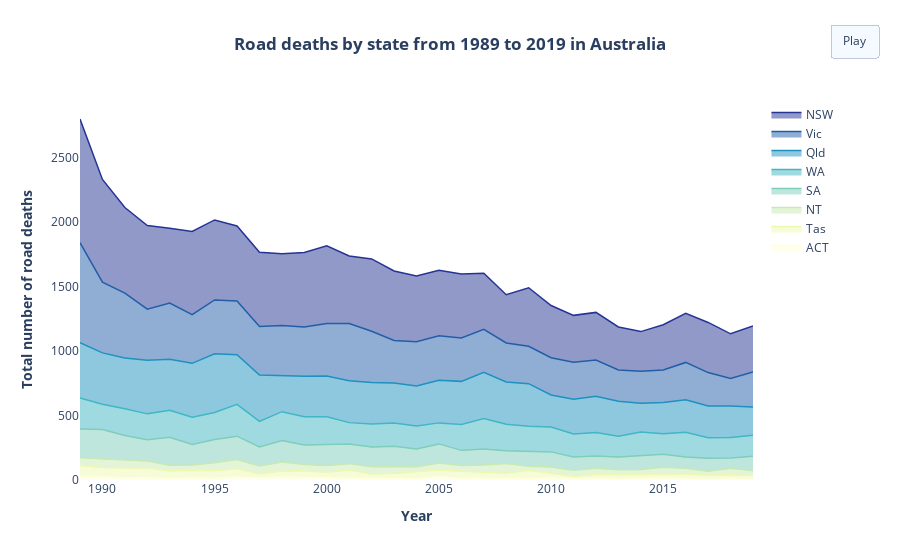

Notebook code cell kept with this figure:
### Code cell
# create a list with all states name
data = read_file('ardd_fatalities.csv')
states_total={}
for states in data["State"]:
    if states not in states_total:
        states_total[states] = 1
    else:
        states_total[states] += 1
states_list = sorted(states_total.keys(), key=lambda k: states_total[k])


# from the cvsdata reanage
def get_cvsdata(name_list, cvs_data):
    traceCVS_list = []
    for states in name_list:
        traceCVS_list.append(cvs_data[cvs_data['state'].isin([states])])
    return  traceCVS_list

traceCVS_list = get_cvsdata(states_list, states_total_data)

def get_traceScatter(traceCVS_list, y_name, x_name, name_list, color_list):
    traceScatter_list=[]
    index_color = 0
    for trace,state in zip(traceCVS_list, name_list):
        traceScatter_list.append(go.Scatter(
            x=trace[x_name][0:],
            y=trace[y_name][0:],
            mode='lines',
            name=state,  
            line=dict(width=1.5, color=color_list[index_color]), #change the color 'color = color in the color list'
            stackgroup='one'
        
        ))
        index_color += 1
    return  traceScatter_list


# from the cvsdata -> frames data
year_range = 30
frames = [dict(data = [
    dict(type='scatter', x=trace['year'][k:],y=trace['number'][k:])
    for trace in traceCVS_list],
    traces=[i for i in range(len(states_list))],
)for k in range(year_range, -1, -1)]


# Draw the graph
layout = go.Layout(
                title="<b>Road deaths by state from 1989 to 2019 in Australia<b>",
                xaxis_title="<b>Year</b>", title_x=0.5,
                yaxis_title="<b>Total number of road deaths<b>",
                plot_bgcolor= 'white',
                showlegend=True,
                hovermode='x unified',
                updatemenus=[
                    dict(
                        type='buttons', 
                        showactive=True,
                        y=1.2,
                        x=1.2,
                        xanchor='right',
                        yanchor='top',
                        pad=dict(t=0, r=10),
                        buttons=[dict(label='Play',
                        method='animate',
                        args=[
                            None, 
                            dict(frame=dict(duration=200, 
                                redraw=False),
                                transition=dict(duration=0),
                                fromcurrent=True,
                                mode='immediate')]
                        )]
                    )
                ]
            )


color_list = ['#ffffd9','#edf8b1','#c7e9b4','#7fcdbb','#41b6c4','#1d91c0','#225ea8','#253494']
traceScatter_list = get_traceScatter(traceCVS_list, 'number', 'year', states_list, color_list)

fig = go.Figure(data=traceScatter_list, frames=frames, layout=layout)
fig.show()

### Figure 1 — Plotly figure (JSON) as saved in the notebook; plotly's stock layout.template omitted (floating-point values rounded to 4 significant figures)
{"data": [{"line": {"color": "#ffffd9", "width": 1.5}, "mode": "lines", "name": "ACT", "stackgroup": "one", "type": "scatter", "x": ["2019", "2018", "2017", "2016", "2015", "2014", "2013", "2012", "2011", "2010", "2009", "2008", "2007", "2006", "2005", "2004", "2003", "2002", "2001", "2000", "1999", "1998", "1997", "1996", "1995", "1994", "1993", "1992", "1991", "1990", "1989"], "y": [6, 9, 5, 10, 15, 10, 7, 12, 6, 19, 12, 14, 14, 13, 26, 9, 11, 10, 16, 18, 19, 22, 17, 23, 15, 17, 12, 20, 17, 26, 32]}, {"line": {"color": "#edf8b1", "width": 1.5}, "mode": "lines", "name": "Tas", "stackgroup": "one", "type": "scatter", "x": ["2019", "2018", "2017", "2016", "2015", "2014", "2013", "2012", "2011", "2010", "2009", "2008", "2007", "2006", "2005", "2004", "2003", "2002", "2001", "2000", "1999", "1998", "1997", "1996", "1995", "1994", "1993", "1992", "1991", "1990", "1989"], "y": [29, 32, 32, 37, 34, 33, 36, 31, 24, 31, 63, 39, 45, 55, 51, 58, 41, 37, 61, 43, 53, 48, 32, 64, 57, 59, 58, 74, 77, 71, 80]}, {"line": {"color": "#c7e9b4", "width": 1.5}, "mode": "lines", "name": "NT", "stackgroup": "one", "type": "scatter", "x": ["2019", "2018", "2017", "2016", "2015", "2014", "2013", "2012", "2011", "2010", "2009", "2008", "2007", "2006", "2005", "2004", "2003", "2002", "2001", "2000", "1999", "1998", "1997", "1996", "1995", "1994", "1993", "1992", "1991", "1990", "1989"], "y": [36, 50, 31, 45, 49, 39, 37, 49, 45, 50, 31, 75, 58, 45, 55, 35, 53, 55, 50, 51, 49, 69, 60, 72, 61, 41, 44, 54, 67, 68, 61]}, {"line": {"color": "#7fcdbb", "width": 1.5}, "mode": "lines", "name": "SA", "stackgroup": "one", "type": "scatter", "x": ["2019", "2018", "2017", "2016", "2015", "2014", "2013", "2012", "2011", "2010", "2009", "2008", "2007", "2006", "2005", "2004", "2003", "2002", "2001", "2000", "1999", "1998", "1997", "1996", "1995", "1994", "1993", "1992", "1991", "1990", "1989"], "y": [114, 80, 100, 86, 102, 108, 98, 94, 103, 118, 119, 99, 124, 117, 148, 139, 157, 154, 153, 166, 151, 168, 148, 181, 181, 159, 218, 165, 184, 226, 222]}, {"line": {"color": "#41b6c4", "width": 1.5}, "mode": "lines", "name": "WA", "stackgroup": "one", "type": "scatter", "x": ["2019", "2018", "2017", "2016", "2015", "2014", "2013", "2012", "2011", "2010", "2009", "2008", "2007", "2006", "2005", "2004", "2003", "2002", "2001", "2000", "1999", "1998", "1997", "1996", "1995", "1994", "1993", "1992", "1991", "1990", "1989"], "y": [163, 158, 159, 193, 159, 183, 162, 183, 179, 193, 191, 205, 235, 200, 163, 178, 180, 179, 165, 212, 218, 223, 197, 247, 209, 211, 209, 200, 207, 196, 242]}, {"line": {"color": "#1d91c0", "width": 1.5}, "mode": "lines", "name": "Qld", "stackgroup": "one", "type": "scatter", "x": ["2019", "2018", "2017", "2016", "2015", "2014", "2013", "2012", "2011", "2010", "2009", "2008", "2007", "2006", "2005", "2004", "2003", "2002", "2001", "2000", "1999", "1998", "1997", "1996", "1995", "1994", "1993", "1992", "1991", "1990", "1989"], "y": [219, 245, 247, 251, 243, 223, 271, 280, 269, 249, 331, 328, 360, 335, 330, 311, 310, 322, 324, 317, 314, 279, 360, 385, 456, 418, 396, 416, 395, 399, 428]}, {"line": {"color": "#225ea8", "width": 1.5}, "mode": "lines", "name": "Vic", "stackgroup": "one", "type": "scatter", "x": ["2019", "2018", "2017", "2016", "2015", "2014", "2013", "2012", "2011", "2010", "2009", "2008", "2007", "2006", "2005", "2004", "2003", "2002", "2001", "2000", "1999", "1998", "1997", "1996", "1995", "1994", "1993", "1992", "1991", "1990", "1989"], "y": [270, 213, 259, 290, 252, 248, 243, 282, 287, 288, 290, 303, 332, 337, 346, 343, 330, 397, 444, 407, 383, 390, 377, 417, 418, 377, 435, 396, 503, 548, 776]}, {"line": {"color": "#253494", "width": 1.5}, "mode": "lines", "name": "NSW", "stackgroup": "one", "type": "scatter", "x": ["2019", "2018", "2017", "2016", "2015", "2014", "2013", "2012", "2011", "2010", "2009", "2008", "2007", "2006", "2005", "2004", "2003", "2002", "2001", "2000", "1999", "1998", "1997", "1996", "1995", "1994", "1993", "1992", "1991", "1990", "1989"], "y": [357, 347, 389, 380, 350, 307, 333, 369, 364, 405, 454, 374, 435, 496, 508, 510, 539, 561, 524, 603, 577, 556, 576, 581, 620, 646, 581, 649, 663, 797, 959]}], "layout": {"hovermode": "x unified", "plot_bgcolor": "white", "showlegend": true, "title": {"text": "<b>Road deaths by state from 1989 to 2019 in Australia<b>", "x": 0.5}, "updatemenus": [{"buttons": [{"args": [null, {"frame": {"duration": 200, "redraw": false}, "fromcurrent": true, "mode": "immediate", "transition": {"duration": 0}}], "label": "Play", "method": "animate"}], "pad": {"r": 10, "t": 0}, "showactive": true, "type": "buttons", "x": 1.2, "xanchor": "right", "y": 1.2, "yanchor": "top"}], "xaxis": {"title": {"text": "<b>Year</b>"}}, "yaxis": {"title": {"text": "<b>Total number of road deaths<b>"}}}}
